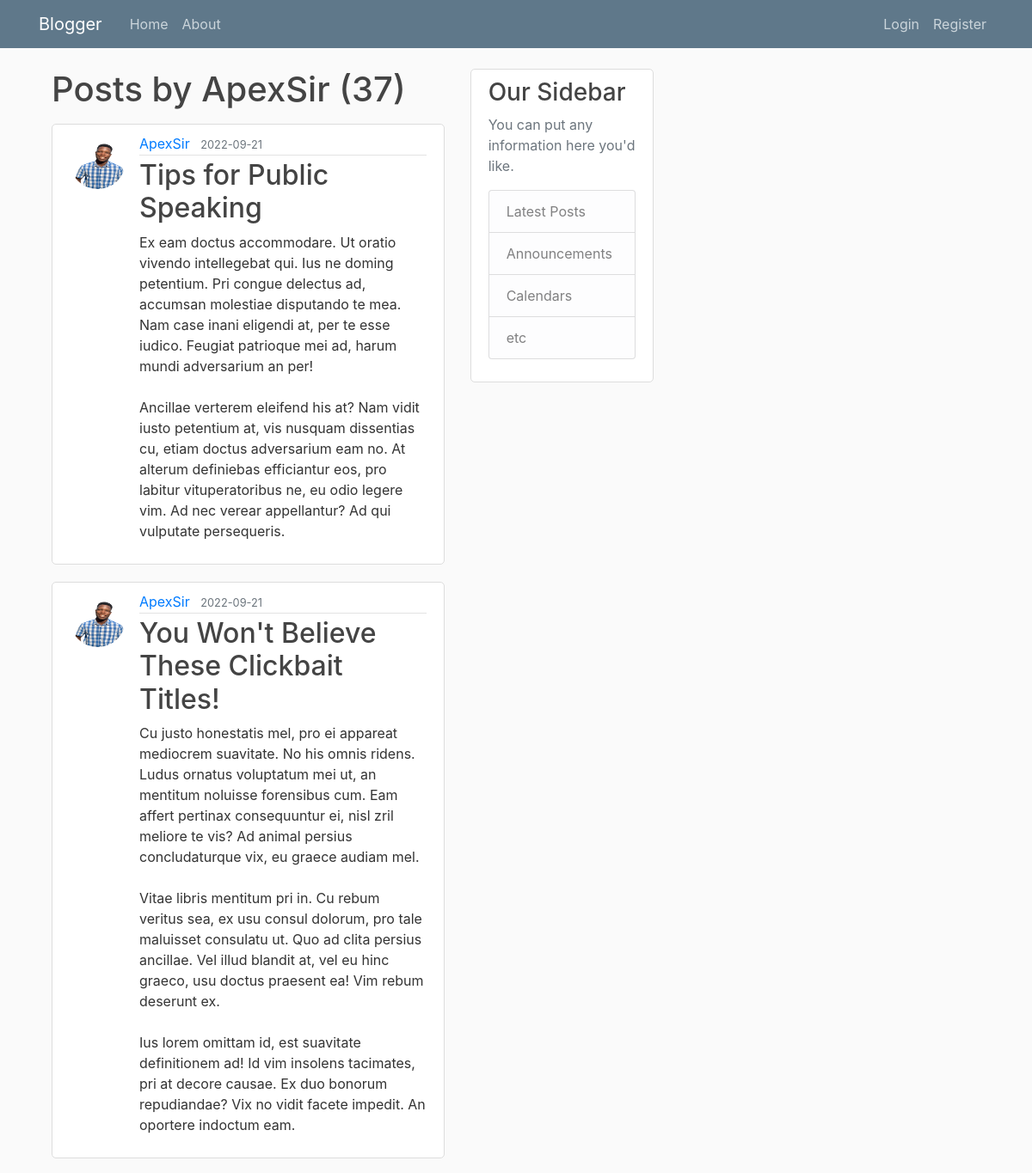
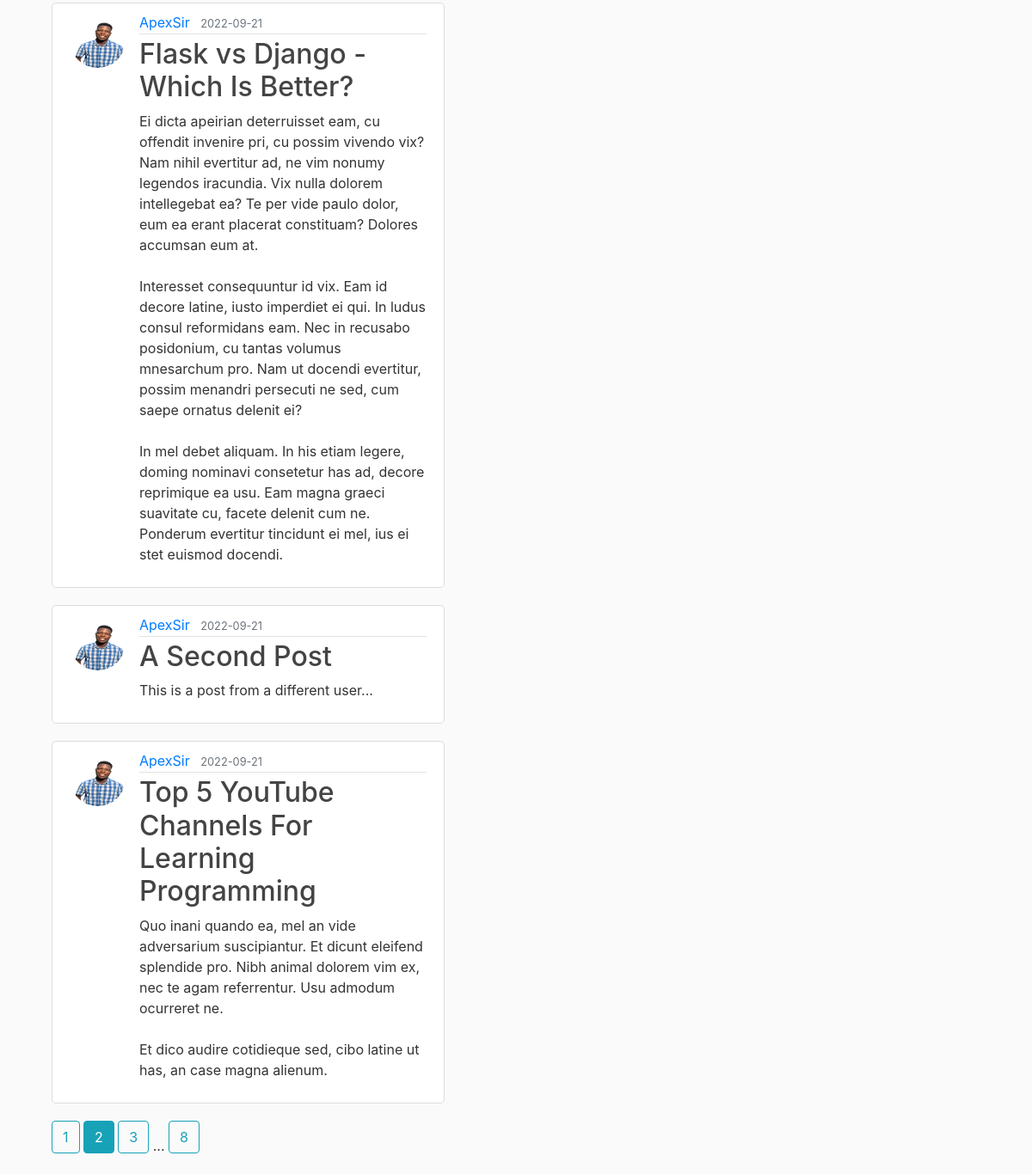
The app's page /user/ApexSir?page=2 with its own data (2 pictures, top to bottom).
### src/model.py (models this page shows, shortened)
class User(db.Model, UserMixin):
    id = db.Column(db.Integer, primary_key=True)
    username = db.Column(db.String(20), unique=True, nullable=False)
    email = db.Column(db.String(120), unique=True, nullable=False)
    image_file = db.Column(db.String(20), nullable=False, default='default.jpg')
    password = db.Column(db.String(60), nullable=False)
    posts = db.relationship('Post', backref='author', lazy=True)

class Post(db.Model):
    id = db.Column(db.Integer, primary_key=True)
    title = db.Column(db.String(100), nullable=False)
    date_posted = db.Column(db.DateTime, nullable=False, default=datetime.utcnow)
    content = db.Column(db.Text, nullable=False)
    user_id = db.Column(db.Integer, db.ForeignKey('user.id'), nullable=False)

### src/route/post_route.py (the view)
@app.route("/user/<string:username>")
def user_posts(username):
    page = request.args.get('page', 1, type=int)
    user = User.query.filter_by(username=username).first_or_404()
    posts = Post.query.filter_by(author=user)\
        .order_by(Post.date_posted.desc())\
        .paginate(page=page, per_page=5)
    return render_template('user_posts.html', posts=posts, user=user)

### src/templates/user_posts.html
{% extends "base.html" %}
{% block content %}
    <h1 class="mb-3">Posts by {{ user.username }} ({{ posts.total }})</h1>
    {% for post in posts.items %}
        <article class="media content-section">
          <img class="rounded-circle article-img" src="{{ url_for('static', filename='profile_pics/' + post.author.image_file) }}">
          <div class="media-body">
            <div class="article-metadata">
              <a class="mr-2" href="{{ url_for('user_posts', username=post.author.username) }}">{{ post.author.username }}</a>
              <small class="text-muted">{{ post.date_posted.strftime('%Y-%m-%d') }}</small>
            </div>
            <h2><a class="article-title" href="{{ url_for('post', post_id=post.id) }}">{{ post.title }}</a></h2>
            <p class="article-content">{{ post.content }}</p>
          </div>
        </article>
    {% endfor %}
    {% for page_num in posts.iter_pages(left_edge=1, right_edge=1, left_current=1, right_current=2) %}
      {% if page_num %}
        {% if posts.page == page_num %}
          <a class="btn btn-info mb-4" href="{{ url_for('user_posts', username=user.username, page=page_num) }}">{{ page_num }}</a>
        {% else %}
          <a class="btn btn-outline-info mb-4" href="{{ url_for('user_posts', username=user.username, page=page_num) }}">{{ page_num }}</a>
        {% endif %}
      {% else %}
        ...
      {% endif %}
    {% endfor %}
{% endblock content %}

### src/static/main.css (style rules this page uses)
body { background: #fafafa; color: #333333; margin-top: 5rem; }
h1, h2, h3, h4, h5, h6 { color: #444444; }
.content-section { background: #ffffff; padding: 10px 20px; border: 1px solid #dddddd; border-radius: 5px; margin-bottom: 20px; overflow-x:auto; }
.article-title { color: #444444; }
.article-content { white-space: pre-line; }
.article-img { height: 65px; width: 65px; margin-right: 16px; }
.article-metadata { padding-bottom: 1px; margin-bottom: 4px; border-bottom: 1px solid #e3e3e3 }

### records on screen
User: username "ApexSir"
Post: image_file (picture), author.username "ApexSir", date_posted "2022-09-21", title "Tips for Public Speaking", content "Ex eam doctus accommodare. Ut oratio vivendo intellegebat qui. Ius ne doming petentium. Pri congue delectus ad, accumsan molestiae disputando te mea. Nam case inani eligendi at, per te esse iudico. Feugiat patrioque mei ad, harum mundi adversarium an per! Ancillae verterem eleifend his at? Nam vidit iusto petentium at, vis nusquam dissentias cu, etiam doctus adversarium eam no. At alterum definiebas efficiantur eos, pro labitur vituperatoribus ne, eu odio legere vim. Ad nec verear appellantur? Ad qui vulputate persequeris."
Post: image_file (picture), author.username "ApexSir", date_posted "2022-09-21", title "You Won't Believe These Clickbait Titles!", content "Cu justo honestatis mel, pro ei appareat mediocrem suavitate. No his omnis ridens. Ludus ornatus voluptatum mei ut, an mentitum noluisse forensibus cum. Eam affert pertinax consequuntur ei, nisl zril meliore te vis? Ad animal persius concludaturque vix, eu graece audiam mel. Vitae libris mentitum pri in. Cu rebum veritus sea, ex usu consul dolorum, pro tale maluisset consulatu ut. Quo ad clita persius ancillae. Vel illud blandit at, vel eu hinc graeco, usu doctus praesent ea! Vim rebum deserunt ex. Ius lorem omittam id, est suavitate definitionem ad! Id vim insolens tacimates, pri at decore causae. Ex duo bonorum repudiandae? Vix no vidit facete impedit. An oportere indoctum eam."
Post: image_file (picture), author.username "ApexSir", date_posted "2022-09-21", title "Flask vs Django - Which Is Better?", content "Ei dicta apeirian deterruisset eam, cu offendit invenire pri, cu possim vivendo vix? Nam nihil evertitur ad, ne vim nonumy legendos iracundia. Vix nulla dolorem intellegebat ea? Te per vide paulo dolor, eum ea erant placerat constituam? Dolores accumsan eum at. Interesset consequuntur id vix. Eam id decore latine, iusto imperdiet ei qui. In ludus consul reformidans eam. Nec in recusabo posidonium, cu tantas volumus mnesarchum pro. Nam ut docendi evertitur, possim menandri persecuti ne sed, cum saepe ornatus delenit ei? In mel debet aliquam. In his etiam legere, doming nominavi consetetur has ad, decore reprimique ea usu. Eam magna graeci suavitate cu, facete delenit cum ne. Ponderum…"
Post: image_file (picture), author.username "ApexSir", date_posted "2022-09-21", title "A Second Post", content "This is a post from a different user..."
Post: image_file (picture), author.username "ApexSir", date_posted "2022-09-21", title "Top 5 YouTube Channels For Learning Programming", content "Quo inani quando ea, mel an vide adversarium suscipiantur. Et dicunt eleifend splendide pro. Nibh animal dolorem vim ex, nec te agam referrentur. Usu admodum ocurreret ne. Et dico audire cotidieque sed, cibo latine ut has, an case magna alienum."

### other values on screen
{{ posts.total }} "37"
{{ page_num }} "1" "3" "8"
{{ page_num }} "2"
